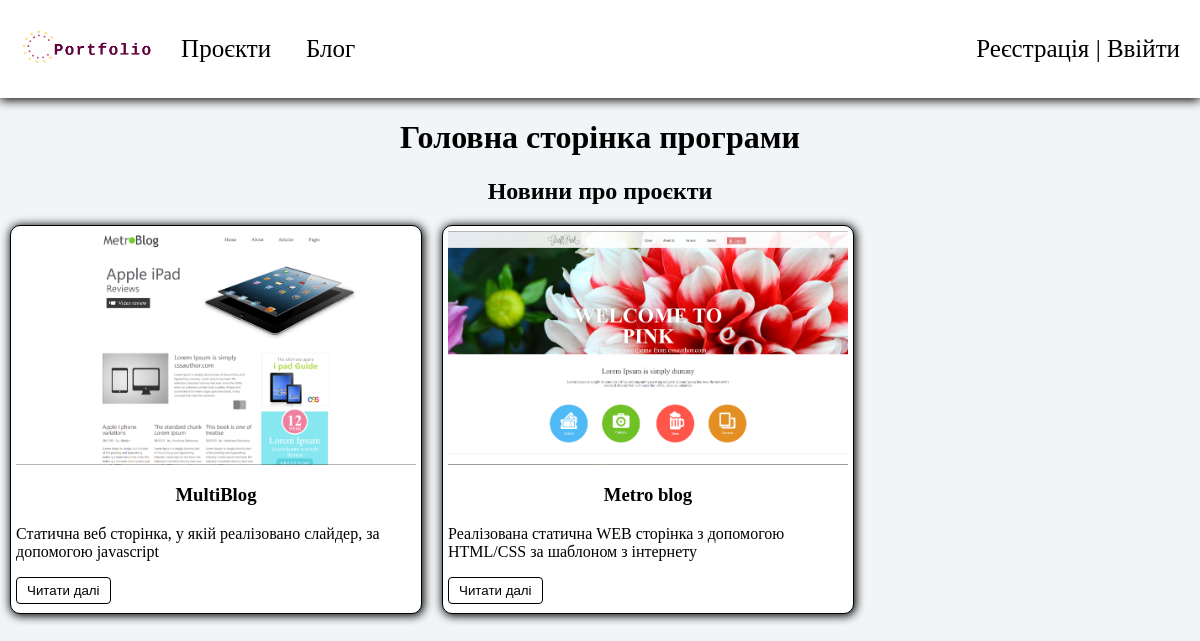
Page /blog on the committed database.
### project/models.py (models this page shows, shortened)
class SomeProject(models.Model):
    title = models.CharField(max_length=155, verbose_name='Назва')
    description = models.TextField(verbose_name="Опис")
    image = models.ImageField(upload_to="projects/", verbose_name="Фото", blank=True)
    def get_see_url(self):
        return reverse('see', kwargs={'pk': self.pk})

### project/views.py (the view)
# urls.py: path('blog', index, name='home'),
def index(request):
    p = SomeProject.objects.all()
    return render(request, 'main/main.html', {'post': p,'menu': menu, "title": "Головна сторінка програми", 'addurl': 'addpage'})

### user/templates/main/main.html (shortened to what this page needs)
{% extends 'base/base.html' %}
{% load static %}
{% block content %}
<link rel="stylesheet" href="{% static 'projects/css/main/main.css' %}">
<div class="body_head">
    <h1>Головна сторінкa програми</h1>
    <h2>Новини про проєкти</h2>
</div>
<div class="body_main">
{% for p in post %}
    <div class="body_post">
        {% if p.image %}
            <img src="{{p.image.url}}" style="max-width:400px;">
        {% endif %}
        <div>
            <h3>{{p.title}}</h3>
            <span>{{p.description|linebreaks|truncatewords:50}}</span>
        </div>
        <div class="body_head_button">
            <a href="{{p.get_see_url}}">
                <button>Читати далі</button>
            </a>
        </div>
    </div>
{% endfor %}
</div>
{% endblock %}

### user/static/projects/css/index.css (style rules this page uses)
body { padding: 0px; margin: 0px; background-color: #f2f5f7; }

### user/static/projects/css/main/main.css (style rules this page uses)
.body_head { text-align: center; }
.body_main { display: flex; flex-direction: row; gap: 20px; padding: 0px 10px; flex-wrap: wrap; }
.body_post { padding: 5px; flex: 0 1 calc(25% - 20px); box-sizing: border-box; border-radius: 10px; display: flex; justify-content: space-between; flex-direction: column; }
.body_post h3 { text-align: center; }
.body_head_button { display: flex; justify-content: space-between; }
.body_head_button button { background-color: white; color: black; border: 1px solid black; border-radius: 4px; padding: 5px 10px; margin-bottom: 4px; transition: 0.5s; }
.body_post { border: 1px solid black; border-radius: 10px; background-color: white; box-shadow: 1px 1px 10px 1px black; }

### rows in the picture
SomeProject: image (picture), title "MultiBlog", description "Статична веб сторінка, у якій реалізовано слайдер, за допомогою javascript"
SomeProject: image (picture), title "Metro blog", description "Реалізована статична WEB сторінка з допомогою HTML/CSS за шаблоном з інтернету"

### other values in the picture
{{ m.title }} "Проєкти" "Блог"
